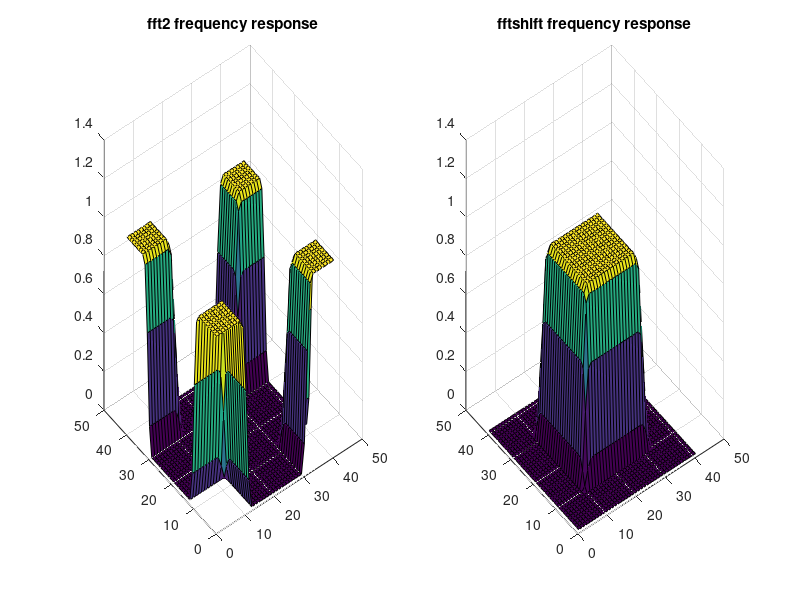

Here is the MATLAB script that generated this plot: (Note: this script raises an error after producing the figure.)
clear all
close all
clc
w=fir1(40,0.5);
W2=w'*w;
fr=fft2(W2);            %frequency response
frs=fftshift(fr);       %adjust the frequency response
figure
subplot(1,2,1);
surf(abs(fr));
title('fft2 frequency response');
subplot(1,2,2);
surf(abs(frs));
title('fftshift frequency response');

%filter the test image
tim=double(imread ('satpic1.bmp'))/256;
[height,width,dim]=size(tim);
ptim=prefilterlowpass2d(tim,W2);    %filter the original image
figure
subplot(2,2,1);
imshow( tim, [0 1]);
title('Unfiltered image');
subplot(2,2,2);
imshow( ptim, [0 1]);
title('Filtered image');

%subsample the image
ptim=downsample(ptim,2);
ptim=permute(ptim,[2,1,3]);
ptim=downsample(ptim,2);
ptim=permute(ptim,[2,1,3]);
[dheight,dwidth,ddim]=size(ptim);
subplot(2,2,3);
imshow(ptim,[0 1]);
title('downsampled image');
ptim=upsample(ptim,2);
ptim=permute(ptim,[2,1,3]);
ptim=upsample(ptim,2);
ptim=permute(ptim,[2,1,3]);
[uheight,uwidth,udim]=size(ptim);
subplot(2,2,4);
imshow(ptim,[0 1]);
title('upsampled image');

%PSNR mit prefilter
prtim=prefilterlowpass2d(ptim,W2)*4;
pmse=calcMSE(height,width,dim,tim,prtim);
ppsnr=calcPSNR(pmse,1);
figure
subplot(1,3,1);
imshow(tim,[0 1]);
title('Original image')
subplot(1,3,2);
imshow(prtim,[0 1]);
title('Prefiltered image')
%PSNR without prefilter

wtim=tim;
wtim=downsample(wtim,2);
wtim=permute(wtim,[2,1,3]);
wtim=downsample(wtim,2);
wtim=permute(wtim,[2,1,3]);
wtim=upsample(wtim,2);
wtim=permute(wtim,[2,1,3]);
wtim=upsample(wtim,2);
wtim=permute(wtim,[2,1,3]);
wrtim=prefilterlowpass2d(wtim,W2)*4;
wmse=calcMSE(height,width,dim,tim,wrtim);
wpsnr=calcPSNR(wmse,1);
subplot(1,3,3);
imshow(wrtim,[0 1]);
title('Image without prefilter');

fprintf('The PSNR of prefiltered image is %f dB\n', ppsnr);
fprintf('The PSNR of unprefiltered image is %f dB',wpsnr);